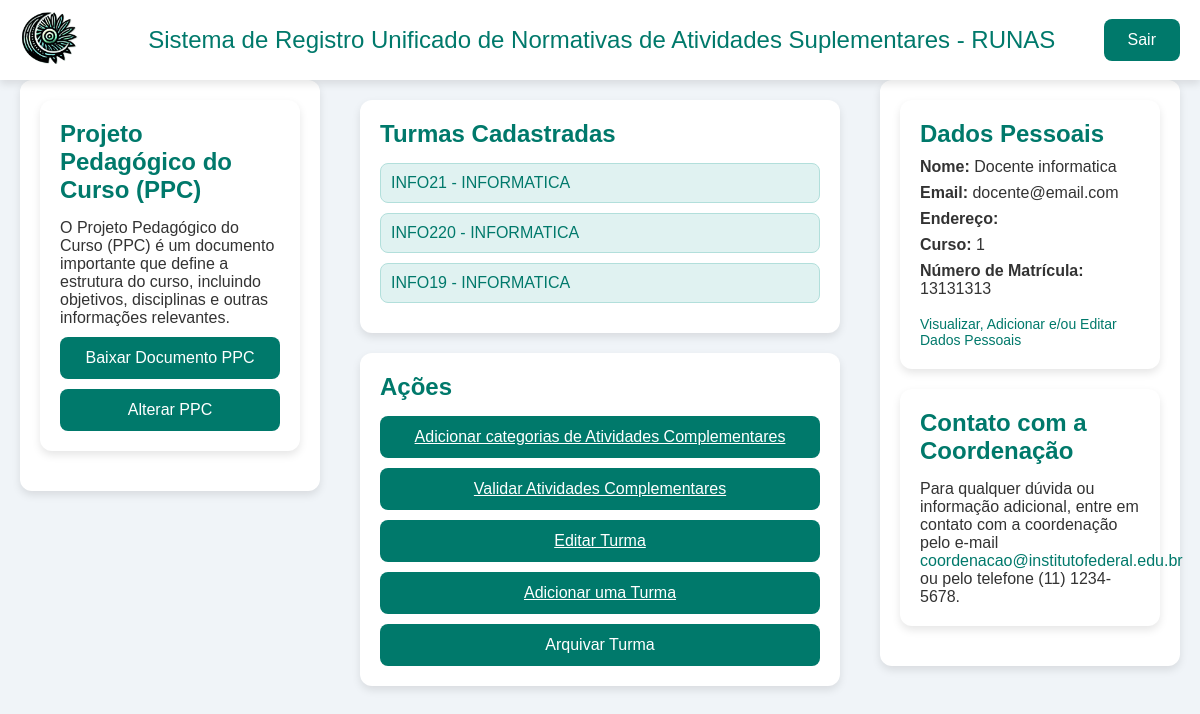
The app's page /docente/main.php (signed in) with its own data.
### tables this page shows
CREATE TABLE `turma` (
  `id` int(11) NOT NULL,
  `nome` varchar(255) NOT NULL,
  `curso` int(11) NOT NULL
);

CREATE TABLE `curso` (
  `id` int(11) NOT NULL,
  `nome` varchar(255) NOT NULL
);

CREATE TABLE `docente` (
  `id` int(11) NOT NULL,
  `nome` varchar(255) NOT NULL,
  `cpf` varchar(11) NOT NULL,
  `matricula` varchar(50) NOT NULL,
  `email` varchar(255) NOT NULL,
  `senha` varchar(255) NOT NULL,
  `telefone` varchar(10) NOT NULL,
  `endereco` varchar(255) NOT NULL,
  `curso` int(11) NOT NULL
);

### docente/main.php (the view, shortened to what this page needs)
<?php
include "../config.php";
$id = $_SESSION['id'];
$sqlDocente = "SELECT nome, email, matricula, curso, endereco FROM docente WHERE id = '$id'";
$resultDocente = $DB->query($sqlDocente) or die("Falha na execução do MySQL: " . $DB->error);
if ($resultDocente->num_rows > 0) {
    $docente = $resultDocente->fetch_assoc();
} else {
    echo "Usuário não encontrado.";
    exit();
}
$sqlTurmas = "SELECT turma.id, turma.nome AS turma_nome, curso.nome AS curso_nome
              FROM turma
              LEFT JOIN curso ON turma.curso = curso.id";
$resultTurmas = $DB->query($sqlTurmas) or die("Falha ao buscar turmas: " . $DB->error);
?>
<!DOCTYPE html>
<html lang="pt-br">
<head>
</head>
<body>
    <header class="header">
        <a href="../index.php"><img src="../img/Runa-noname.png" alt="Logo Runas" class="logo"></a>
        <div class="title">Sistema de Registro Unificado de Normativas de Atividades Suplementares - RUNAS</div>
        <a href="../logout.php" class="logout-button">Sair</a>
    </header>
    <div class="main-content">
        <div class="left-column">
            <div class="ppc">
                <h2>Projeto Pedagógico do Curso (PPC)</h2>
                <p>O Projeto Pedagógico do Curso (PPC) é um documento importante que define a estrutura do curso, incluindo objetivos, disciplinas e outras informações relevantes.</p>
                <a href="docs/ppc-regente.pdf" download>Baixar Documento PPC</a>
                <button>Alterar PPC</button>
            </div>
        </div>
        <div class="center-column">
            <div class="turmas-cadastradas">
                <h2>Turmas Cadastradas</h2>
                <ul>
                    <?php if ($resultTurmas->num_rows > 0): ?>
                        <?php while ($turma = $resultTurmas->fetch_assoc()): ?>
                            <li>
                                <a href="visualizar-turma.php?id=<?php echo $turma['id']; ?>">
                                    <?php echo $turma['turma_nome'] . " - " . $turma['curso_nome']; ?>
                                </a>
                            </li>
                        <?php endwhile; ?>
                    <?php else: ?>
                        <li>Nenhuma turma cadastrada.</li>
                    <?php endif; ?>
                </ul>
            </div>
            <div class="actions-area">
                <h2>Ações</h2>
                <a href="cria-turma.php">Adicionar categorias de Atividades Complementares</a>
                <a href="valida-atividades.php">Validar Atividades Complementares</a>
                <a href="edita-turma.php">Editar Turma</a>
                <a href="cria-turma.php">Adicionar uma Turma</a>
                <button>Arquivar Turma</button>
            </div>
        </div>
        <div class="right-column">
            <div class="user-info">
                <h2>Dados Pessoais</h2>
                <p><strong>Nome:</strong> <?php echo $docente['nome']; ?></p>
                <p><strong>Email:</strong> <?php echo $docente['email']; ?></p>
                <p><strong>Endereço:</strong> <?php echo $docente['endereco']; ?></p>
                <p><strong>Curso:</strong> <?php echo $docente['curso']; ?></p>
                <p><strong>Número de Matrícula:</strong> <?php echo $docente['matricula']; ?></p>
                <a href="editar-dados.php" class="edit-link">Visualizar, Adicionar e/ou Editar Dados Pessoais</a>
            </div>
            <div class="contact-info">
                <h2>Contato com a Coordenação</h2>
                <p>Para qualquer dúvida ou informação adicional, entre em contato com a coordenação pelo e-mail <a href="mailto:coordenacao@institutofederal.edu.br">coordenacao@institutofederal.edu.br</a> ou pelo telefone (11) 1234-5678.</p>
            </div>
        </div>
    </div>
</body>
</html>

### docente/main.php (style rules this page uses)
* { margin: 0; padding: 0; box-sizing: border-box; font-family: Arial, sans-serif; }
body { background: #f0f4f8; color: #333; display: flex; flex-direction: column; min-height: 100vh; }
.header { position: fixed; top: 0; left: 0; right: 0; background: #ffffff; box-shadow: 0 4px 8px rgba(0, 0, 0, 0.1); padding: 10px 20px; display: flex; align-items: center; justify-content: space-between; height: 80px; z-index: 1000; }
.logo { width: 60px; }
.title { font-size: 24px; color: #00796b; margin-left: 20px; }
.logout-button { background: #00796b; color: #ffffff; border: none; border-radius: 8px; padding: 12px 24px; font-size: 16px; text-decoration: none; text-align: center; cursor: pointer; transition: background-color 0.3s, box-shadow 0.3s; }
.main-content { display: flex; flex-direction: row; margin-top: 80px; padding: 20px; gap: 20px; }
.left-column, .right-column { flex: 1; background: #ffffff; border-radius: 12px; box-shadow: 0 4px 8px rgba(0, 0, 0, 0.1); padding: 20px; }
.left-column { position: fixed; top: 80px; left: 20px; width: 300px; }
.right-column { position: fixed; top: 80px; right: 20px; width: 300px; }
.center-column { flex: 2; margin-left: 340px; margin-right: 340px; }
.ppc { background: #ffffff; border-radius: 12px; box-shadow: 0 4px 8px rgba(0, 0, 0, 0.1); padding: 20px; margin-bottom: 20px; }
.ppc h2 { color: #00796b; margin-bottom: 15px; }
.ppc a, .ppc button { display: block; width: 100%; padding: 12px; border: none; border-radius: 8px; font-size: 16px; text-align: center; margin-top: 10px; cursor: pointer; transition: background-color 0.3s; }
.ppc a { background-color: #00796b; color: #ffffff; text-decoration: none; }
.ppc button { background-color: #00796b; color: #ffffff; border: none; }
.user-info { background: #ffffff; border-radius: 12px; box-shadow: 0 4px 8px rgba(0, 0, 0, 0.1); padding: 20px; margin-bottom: 20px; position: sticky; top: 80px; }
.user-info h2 { margin-bottom: 10px; color: #00796b; font-size: 24px; }
.user-info p { margin-bottom: 8px; font-size: 16px; }
.user-info .edit-link { display: inline-block; margin-top: 10px; color: #00796b; text-decoration: none; font-size: 14px; }
.turmas-cadastradas, .actions-area, .contact-info { background: #ffffff; border-radius: 12px; box-shadow: 0 4px 8px rgba(0, 0, 0, 0.1); padding: 20px; margin-bottom: 20px; }
.turmas-cadastradas h2, .actions-area h2, .contact-info h2 { color: #00796b; margin-bottom: 15px; }
.turmas-cadastradas ul { list-style: none; padding: 0; margin: 0; }
.turmas-cadastradas li { background: #e0f2f1; border: 1px solid #b2dfdb; border-radius: 8px; margin-bottom: 10px; padding: 10px; }
.turmas-cadastradas a { display: block; color: #00796b; text-decoration: none; }
.actions-area button { display: block; width: 100%; background: #00796b; color: #ffffff; border: none; border-radius: 8px; padding: 12px; font-size: 16px; text-align: center; margin-top: 10px; cursor: pointer; transition: background-color 0.3s; }
.actions-area a { display: block; width: 100%; background: #00796b; color: #ffffff; border: none; border-radius: 8px; padding: 12px; font-size: 16px; text-align: center; margin-top: 10px; cursor: pointer; transition: background-color 0.3s; }
.contact-info p { font-size: 16px; }
.contact-info a { color: #00796b; text-decoration: none; }

### records on screen
turma: nome "INFO21", curso.nome "INFORMATICA"
turma: nome "INFO220", curso.nome "INFORMATICA"
turma: nome "INFO19", curso.nome "INFORMATICA"
docente: nome "Docente informatica", email "docente@email.com", curso "1", matricula "13131313"
